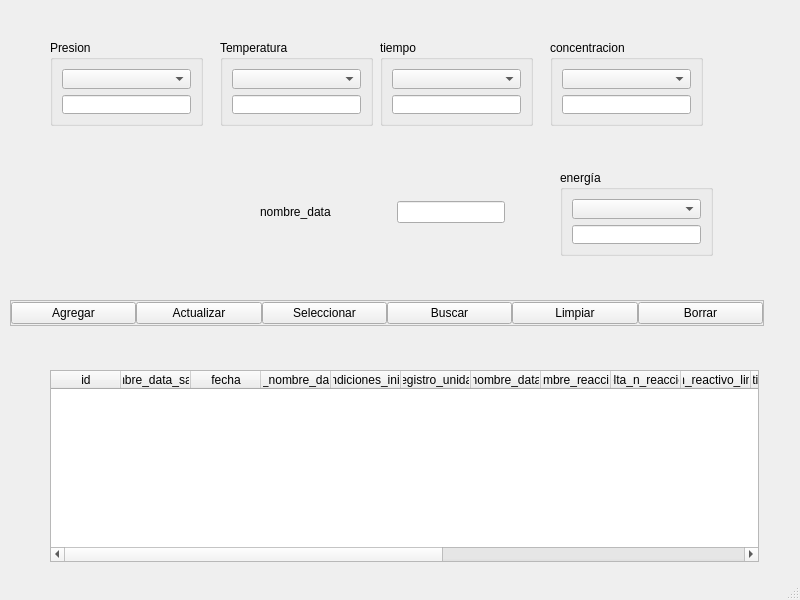
<?xml version="1.0" encoding="UTF-8"?>
<ui version="4.0">
 <class>MainWindow</class>
 <widget class="QMainWindow" name="MainWindow">
  <property name="geometry">
   <rect>
    <x>0</x>
    <y>0</y>
    <width>800</width>
    <height>600</height>
   </rect>
  </property>
  <property name="windowTitle">
   <string>MainWindow</string>
  </property>
  <widget class="QWidget" name="centralwidget">
   <widget class="QFrame" name="funciones_frame_dc">
    <property name="geometry">
     <rect>
      <x>10</x>
      <y>300</y>
      <width>754</width>
      <height>26</height>
     </rect>
    </property>
    <property name="frameShape">
     <enum>QFrame::StyledPanel</enum>
    </property>
    <property name="frameShadow">
     <enum>QFrame::Raised</enum>
    </property>
    <layout class="QHBoxLayout" name="horizontalLayout_46">
     <property name="spacing">
      <number>0</number>
     </property>
     <property name="leftMargin">
      <number>0</number>
     </property>
     <property name="topMargin">
      <number>0</number>
     </property>
     <property name="rightMargin">
      <number>0</number>
     </property>
     <property name="bottomMargin">
      <number>0</number>
     </property>
     <item>
      <widget class="QPushButton" name="agregar_ds_btn">
       <property name="text">
        <string>Agregar</string>
       </property>
      </widget>
     </item>
     <item>
      <widget class="QPushButton" name="actualizar_ds_btn">
       <property name="text">
        <string>Actualizar</string>
       </property>
      </widget>
     </item>
     <item>
      <widget class="QPushButton" name="seleccionar_ds_btn">
       <property name="text">
        <string>Seleccionar</string>
       </property>
      </widget>
     </item>
     <item>
      <widget class="QPushButton" name="buscar_ds_btn">
       <property name="text">
        <string>Buscar</string>
       </property>
      </widget>
     </item>
     <item>
      <widget class="QPushButton" name="limpiar_ds_btn">
       <property name="text">
        <string>Limpiar</string>
       </property>
      </widget>
     </item>
     <item>
      <widget class="QPushButton" name="borrar_ds_btn">
       <property name="text">
        <string>Borrar</string>
       </property>
      </widget>
     </item>
    </layout>
   </widget>
   <widget class="QGroupBox" name="groupBox">
    <property name="geometry">
     <rect>
      <x>50</x>
      <y>40</y>
      <width>153</width>
      <height>86</height>
     </rect>
    </property>
    <property name="title">
     <string>Presion</string>
    </property>
    <layout class="QVBoxLayout" name="verticalLayout">
     <item>
      <widget class="QComboBox" name="presion_box"/>
     </item>
     <item>
      <widget class="QLineEdit" name="presion_u_box"/>
     </item>
    </layout>
   </widget>
   <widget class="QGroupBox" name="groupBox_2">
    <property name="geometry">
     <rect>
      <x>220</x>
      <y>40</y>
      <width>153</width>
      <height>86</height>
     </rect>
    </property>
    <property name="title">
     <string>Temperatura</string>
    </property>
    <layout class="QVBoxLayout" name="verticalLayout_2">
     <item>
      <widget class="QComboBox" name="temperatura_box"/>
     </item>
     <item>
      <widget class="QLineEdit" name="temperatura_u_edit"/>
     </item>
    </layout>
   </widget>
   <widget class="QGroupBox" name="groupBox_3">
    <property name="geometry">
     <rect>
      <x>380</x>
      <y>40</y>
      <width>153</width>
      <height>86</height>
     </rect>
    </property>
    <property name="title">
     <string>tiempo</string>
    </property>
    <layout class="QVBoxLayout" name="verticalLayout_3">
     <item>
      <widget class="QComboBox" name="tiempo_box"/>
     </item>
     <item>
      <widget class="QLineEdit" name="tiempo_u_edit">
       <property name="text">
        <string/>
       </property>
      </widget>
     </item>
    </layout>
   </widget>
   <widget class="QGroupBox" name="groupBox_4">
    <property name="geometry">
     <rect>
      <x>550</x>
      <y>40</y>
      <width>153</width>
      <height>86</height>
     </rect>
    </property>
    <property name="title">
     <string>concentracion</string>
    </property>
    <layout class="QVBoxLayout" name="verticalLayout_4">
     <item>
      <widget class="QComboBox" name="tiempo_box_2"/>
     </item>
     <item>
      <widget class="QLineEdit" name="concentracion_u_edit">
       <property name="text">
        <string/>
       </property>
      </widget>
     </item>
    </layout>
   </widget>
   <widget class="QWidget" name="layoutWidget">
    <property name="geometry">
     <rect>
      <x>260</x>
      <y>200</y>
      <width>245</width>
      <height>24</height>
     </rect>
    </property>
    <layout class="QHBoxLayout" name="horizontalLayout_12">
     <property name="spacing">
      <number>0</number>
     </property>
     <item>
      <widget class="QLabel" name="label_20">
       <property name="text">
        <string>nombre_data</string>
       </property>
      </widget>
     </item>
     <item>
      <spacer name="horizontalSpacer_12">
       <property name="orientation">
        <enum>Qt::Horizontal</enum>
       </property>
       <property name="sizeHint" stdset="0">
        <size>
         <width>40</width>
         <height>20</height>
        </size>
       </property>
      </spacer>
     </item>
     <item>
      <widget class="QLineEdit" name="nombre_data_u_edit">
       <property name="text">
        <string/>
       </property>
      </widget>
     </item>
    </layout>
   </widget>
   <widget class="QGroupBox" name="groupBox_5">
    <property name="geometry">
     <rect>
      <x>560</x>
      <y>170</y>
      <width>153</width>
      <height>86</height>
     </rect>
    </property>
    <property name="title">
     <string>energía</string>
    </property>
    <layout class="QVBoxLayout" name="verticalLayout_5">
     <item>
      <widget class="QComboBox" name="energia_box"/>
     </item>
     <item>
      <widget class="QLineEdit" name="energia_u_edit">
       <property name="text">
        <string/>
       </property>
      </widget>
     </item>
    </layout>
   </widget>
   <widget class="QTableWidget" name="datos_salida_tabla">
    <property name="geometry">
     <rect>
      <x>50</x>
      <y>370</y>
      <width>709</width>
      <height>192</height>
     </rect>
    </property>
    <property name="focusPolicy">
     <enum>Qt::NoFocus</enum>
    </property>
    <property name="showGrid">
     <bool>false</bool>
    </property>
    <attribute name="horizontalHeaderMinimumSectionSize">
     <number>50</number>
    </attribute>
    <attribute name="horizontalHeaderDefaultSectionSize">
     <number>70</number>
    </attribute>
    <attribute name="horizontalHeaderStretchLastSection">
     <bool>true</bool>
    </attribute>
    <attribute name="verticalHeaderVisible">
     <bool>false</bool>
    </attribute>
    <column>
     <property name="text">
      <string>id</string>
     </property>
    </column>
    <column>
     <property name="text">
      <string>nombre_data_salida</string>
     </property>
    </column>
    <column>
     <property name="text">
      <string>fecha</string>
     </property>
    </column>
    <column>
     <property name="text">
      <string>id_nombre_data</string>
     </property>
    </column>
    <column>
     <property name="text">
      <string>id_condiciones_iniciales</string>
     </property>
    </column>
    <column>
     <property name="text">
      <string>id_registro_unidades</string>
     </property>
    </column>
    <column>
     <property name="text">
      <string>nombre_data</string>
     </property>
    </column>
    <column>
     <property name="text">
      <string>nombre_reaccion</string>
     </property>
    </column>
    <column>
     <property name="text">
      <string>delta_n_reaccion</string>
     </property>
    </column>
    <column>
     <property name="text">
      <string>epsilon_reactivo_limitante</string>
     </property>
    </column>
    <column>
     <property name="text">
      <string>tipo_especie</string>
     </property>
    </column>
    <column>
     <property name="text">
      <string>especie_quimica</string>
     </property>
    </column>
    <column>
     <property name="text">
      <string>constante_cinetica</string>
     </property>
    </column>
    <column>
     <property name="text">
      <string>orden_reaccion</string>
     </property>
    </column>
    <column>
     <property name="text">
      <string>modelo_cinetico</string>
     </property>
    </column>
    <column>
     <property name="text">
      <string>tipo_calculo</string>
     </property>
    </column>
    <column>
     <property name="text">
      <string>energia_activacion</string>
     </property>
    </column>
    <column>
     <property name="text">
      <string>detalles</string>
     </property>
    </column>
   </widget>
  </widget>
  <widget class="QStatusBar" name="statusbar"/>
 </widget>
 <resources/>
 <connections/>
</ui>
